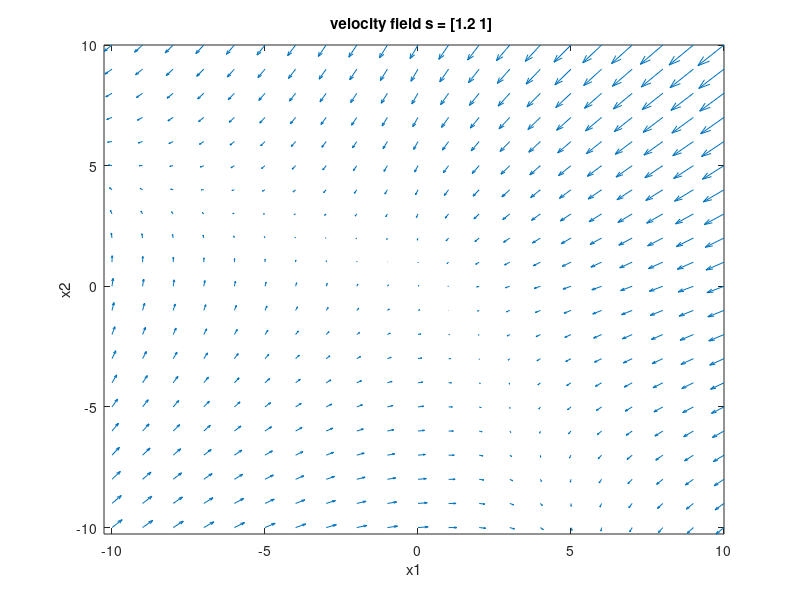
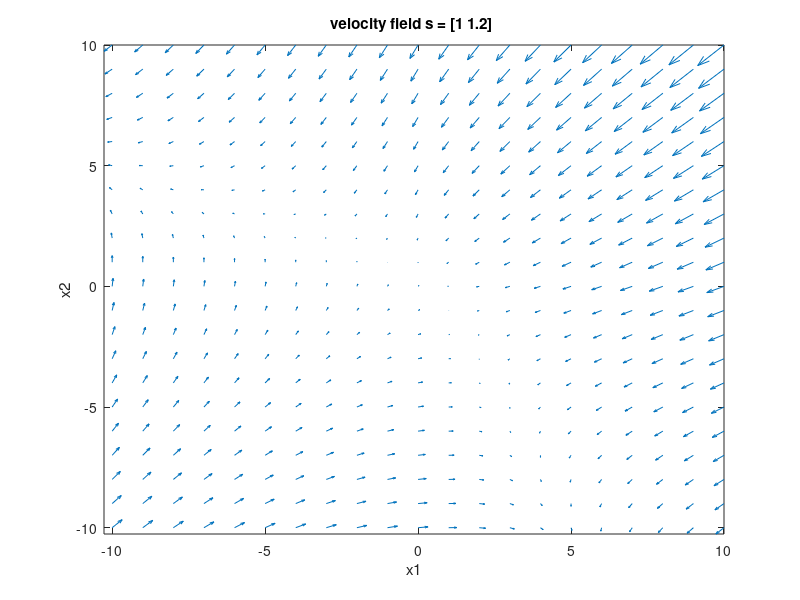
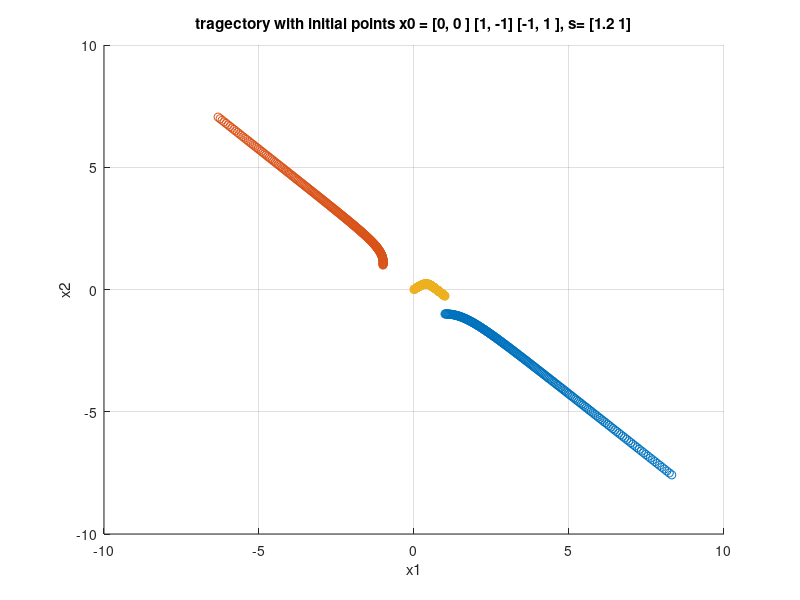
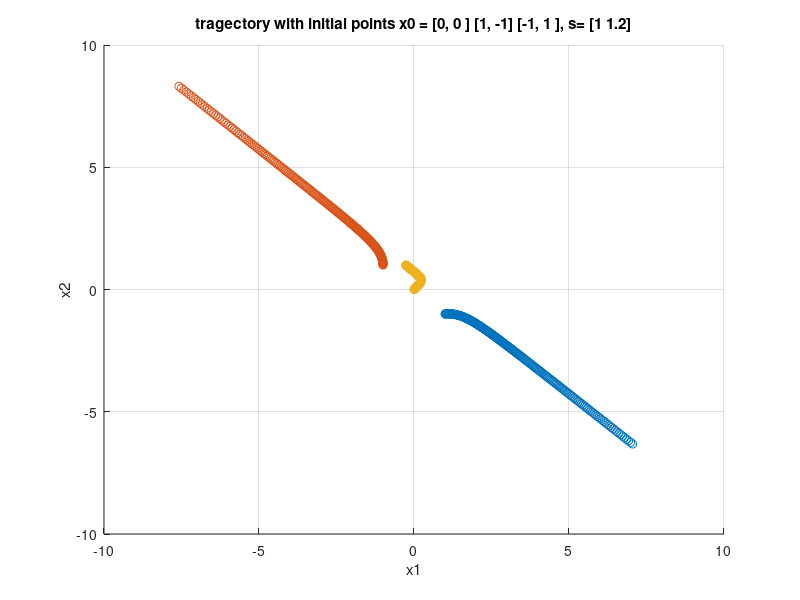

Reproduce these figures in MATLAB, in order.
% Neural Dynamics Exercise 6 
% Po-Hsuan Huang
% 2014/12/17
% Q2_5
% plot vector field of the matrix

%% 
close
clear

c = 2;

s = [1.2;1];

A = [0 1 ; 1 0];

point = -10:1:10;

thres =@(g) (g<=0)*0+(g>0)*g;

for i =1:length(point)
for j = 1:length (point)
    
    u(i,j,:)=-[point(i);point(j)]-c*A*[thres(point(i));thres(point(j))]+s;
    
end
end


S3= u(:,:,1)+u(:,:,2)==0;
stable = find(S3); % index of non-zero element, which is the stable point
% r =mod(stable,length(point));
% c =(stable-r)/length(point); 

[x ,y ]= meshgrid(-10:1:10);

row = S3.*x;
col = S3.*y;

figure(1)
quiver(x,y,u(:,:,1),u(:,:,2)); hold on
%plot(row,col,'ro');
xlabel('x1');
ylabel('x2');
title({'velocity field s = [1.2 1] '})
axis tight
hold off

%% Tragectory

%% Dynamical system solution

dt = 1e-2;
T_t = 2;
x0 = [ 1, -1 ;-1, 1; 0, 0 ];
time = 0:dt:T_t;


figure(3)
for  trail = 1:3
    
    
w(:,1)= x0(trail,:)';

for iter =1 : length(time)-1
    w(:,iter+1) = w(:,iter)+(-[w(1,iter);w(2,iter)]-c*A*w(:,iter)+s)*dt;  
    % check if x= inv(V)*y transform can produce correct trajactory in realspace 
    
end
i = 1:1:length(time);
% transform y back to real space.

scatter(w(1,:),w(2,:));  % trajactory in real space

hold on
end
title('tragectory with initial points x0 = [0, 0 ] [1, -1] [-1, 1 ], s= [1.2 1]')
xlabel('x1');
ylabel('x2');
grid on
hold off
%% initial condition 2


clear u

c = 2;

s = [1;1.2];

A = [0 1 ; 1 0];

point = -10:1:10;

thres =@(g) (g<=0)*0+(g>0)*g;

for i =1:length(point)
for j = 1:length (point)
    
    u(i,j,:)=-[point(i);point(j)]-c*A*[thres(point(i));thres(point(j))]+s;
    
end
end


S3= u(:,:,1)+u(:,:,2)==0;
stable = find(S3); % index of non-zero element, which is the stable point
% r =mod(stable,length(point));
% c =(stable-r)/length(point); 

[x ,y ]= meshgrid(-10:1:10);

row = S3.*x;
col = S3.*y;

figure(2)
quiver(x,y,u(:,:,1),u(:,:,2));
%plot(row,col,'ro');
xlabel('x1');
ylabel('x2');
title({'velocity field s = [1 1.2] '})
axis tight
hold off

figure(4)
for  trail = 1:3
    
    
w(:,1)= x0(trail,:)';

for iter =1 : length(time)-1
    w(:,iter+1) = w(:,iter)+(-[w(1,iter);w(2,iter)]-c*A*w(:,iter)+s)*dt;  
    % check if x= inv(V)*y transform can produce correct trajactory in realspace 
    
end
i = 1:1:length(time);
% transform y back to real space.

scatter(w(1,:),w(2,:));  % trajactory in real space

hold on
end
title('tragectory with initial points x0 = [0, 0 ] [1, -1] [-1, 1 ], s= [1 1.2]')
xlabel('x1');
ylabel('x2');
grid on
hold off